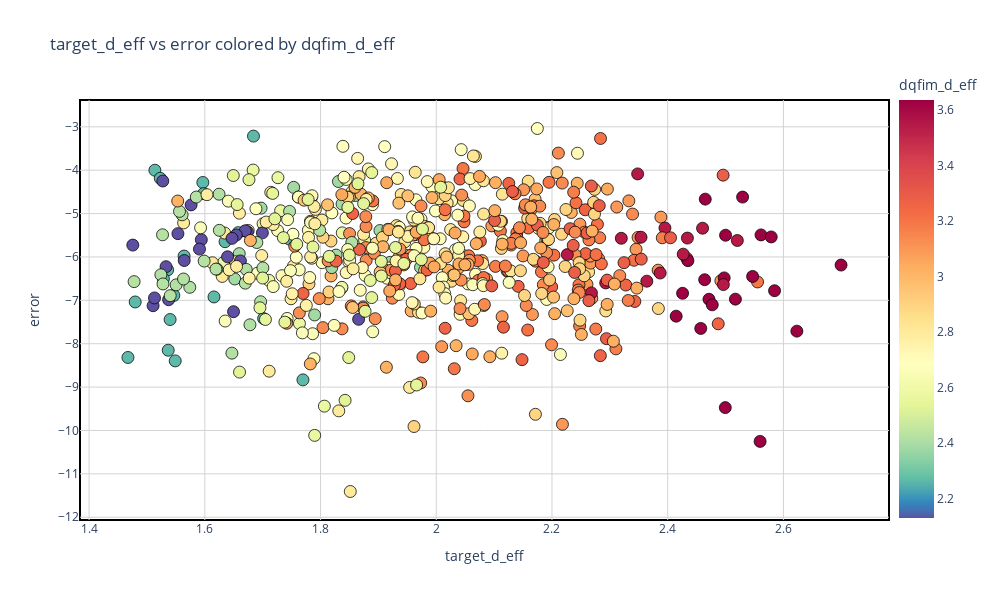

Write notebook code for a chart like this one.
### Code cell
import plotly.express as px
import seaborn as sns
import matplotlib.colors as mcolors
from matplotlib.colors import LinearSegmentedColormap, PowerNorm
# Example of building a custom colormap
n_colors = 100

def plot_two_metrics_with_color(
    df,
    x_qfim_type,
    x_metric,
    y_qfim_type,
    y_metric,
    color_metric,
    title=None,
    add_trendline=True,
    n_colors=256,
    gamma=0.7,
    width=1000,
    height=600
):
    """
    Create a scatter plot comparing two metrics (x and y axes), potentially from 
    different QFIM types, with points colored by a third metric.
    
    If x_qfim_type or y_qfim_type is None, we assume that x_metric or y_metric
    is already a column in df (e.g. "error", "avg_fidelity").

    Parameters
    ----------
    df : pd.DataFrame
        DataFrame with one row per test_key (or per gate) containing QFIM metrics.
    x_qfim_type : str or None
        QFIM type for the x-axis metric (e.g. "GHZ", "basis", "dqfim", "target") 
        or None if x_metric is already a column in df with no prefix.
    x_metric : str
        The metric name for the x-axis (no prefix if x_qfim_type is None).
    y_qfim_type : str or None
        QFIM type for the y-axis metric, or None if y_metric is already a column in df.
    y_metric : str
        The metric name for the y-axis (no prefix if y_qfim_type is None).
    color_metric : str
        The column name (or QFIM metric name) used for coloring the points.
        (If you want to color by a QFIM metric with a prefix, pass the full col name.)
    title : str, optional
        Custom title for the plot. If None, a default is generated.
    add_trendline : bool, optional
        If True, add an Ordinary Least Squares (OLS) trendline across all points.
    n_colors : int, optional
        Number of steps in the custom colormap.
    width, height : int
        Plot width and height in pixels.

    Returns
    -------
    fig : plotly.graph_objects.Figure
        Scatter plot with custom color scale, bounding box, black marker borders, 
        and optional OLS trend line.
    """
    # 1) Construct the full column names for x and y
    if x_qfim_type is not None:
        x_col = f"{x_qfim_type}_{x_metric}"
    else:
        x_col = x_metric  # no prefix

    if y_qfim_type is not None:
        y_col = f"{y_qfim_type}_{y_metric}"
    else:
        y_col = y_metric  # no prefix

    color_col = color_metric  # e.g., "avg_fidelity", or "target_abbas_deff_norm", etc.

    # Ensure required columns exist.
    for col in [x_col, y_col, color_col]:
        if col not in df.columns:
            raise ValueError(f"Column '{col}' not found in the DataFrame.")

    # 2. Subset the DataFrame to only rows that have non-null x and y values.
    df_plot = df[[x_col, y_col, color_col, "test_key"]].dropna()

    # 3. Compute the min and max for the color metric from only the plotted rows.
    data_min = df_plot[color_col].min()
    data_max = df_plot[color_col].max()
    if np.isclose(data_min, data_max):
        data_max = data_min + 1e-12

    # Optionally adjust the lower bound.
    adj_min = data_min - 0.0 * abs(data_min)
    # Print the rows corresponding to the minimum and maximum values.
    min_rows = df_plot[df_plot[color_col] == data_min]
    max_rows = df_plot[df_plot[color_col] == data_max]
    print(f"Color column '{color_col}' minimum value: {data_min}")
    print("Rows corresponding to minimum value:")
    print(min_rows)
    print(f"Color column '{color_col}' maximum value: {data_max}")
    print("Rows corresponding to maximum value:")
    print(max_rows)

    print(f"\nadj_min: {adj_min}")

    # Create a PowerNorm based on the adjusted min and data_max.
    norm = PowerNorm(gamma=gamma, vmin=adj_min, vmax=data_max)
    # Create n_colors evenly spaced values between data_min and data_max.
    values = np.linspace(data_min, data_max, n_colors)
    normed_values = norm(values)
    # Use a reversed Spectral palette from seaborn.
    base_colormap = sns.color_palette("Spectral", as_cmap=True).reversed()
    colors_rgba = base_colormap(normed_values)
    # Build a Matplotlib colormap and convert to a list of hex strings for Plotly.
    custom_cmap = LinearSegmentedColormap.from_list('vibrant', colors_rgba, N=n_colors)
    plotly_color_scale = [mcolors.to_hex(custom_cmap(i)) for i in np.linspace(0, 1, n_colors)]

    # 3) Trend line options
    trendline_option = "ols" if add_trendline else None
    # 4. Create the scatter plot
    #    trendline_scope="overall" forces a single line across the entire dataset.
    fig = px.scatter(
        df,
        x=x_col,
        y=y_col,
        color=color_col,
        # color_continuous_scale='viridis_r',
        color_continuous_scale = plotly_color_scale,
        title=title if title else f"{x_col} vs {y_col} colored by {color_col}",
        hover_data=["test_key"],
        template="plotly_white",
        trendline=trendline_option,
        trendline_scope="overall",
        trendline_color_override="red",
        width=width,
        height=height
    )


    # 5. Marker styling: bigger, black border
    fig.update_traces(
        marker=dict(
            size=12,
            line=dict(width=0.75, color="black"),
            symbol="circle"
        )
    )

    # 6. Adjust color bar: make it the full height of the plot
    fig.update_layout(
        coloraxis_colorbar=dict(
            title=color_col,
            len=1.1,            # 100% of plot height
            thickness=35,       # adjust width of the color bar
            yanchor="middle",   # center it vertically
            x=1.0,             # shift slightly to the right
            y=0.53
        ),
        shapes=[
            dict(
                type="rect",
                xref="paper", yref="paper",
                x0=0, y0=0, x1=1, y1=1,
                line=dict(color="black", width=2),
                layer="below"
            )
        ]
    )
    fig.update_xaxes(
    showgrid=True, 
    gridwidth=1, 
    gridcolor="lightgray"   # or another color
)
    fig.update_yaxes(
        showgrid=True, 
        gridwidth=1, 
        gridcolor="lightgray"
    )
    # fig.update_layout(
    #     coloraxis_colorbar=dict(
    #         title=color_col,
    #         len=1.1,
    #         thickness=35,
    #         y=0.53,            # center vertically
    #         # yanchor="middle",
    #         x=1.0           # shift to the right
    #     ),
    #     shapes=[
    #         dict(
    #             type="rect",
    #             xref="paper", yref="paper",
    #             x0=0, y0=0, x1=1, y1=1,
    #             line=dict(color="black", width=2),
    #             layer="below"
    #         )
    #     ]
    # )

    return fig



fig = plot_two_metrics_with_color(
    df_final,
    x_qfim_type="target",
   
    x_metric="d_eff",
    y_qfim_type=None,
    y_metric="error",
    color_metric="dqfim_d_eff",
    add_trendline=False
)
fig.show() 



# 'basis_spread_metric_mad','basis_trace_normalized_by_rank','basis_var_all_normalized_by_rank'

### Figure 1 — Plotly figure (JSON) as saved in the notebook; plotly's stock layout.template omitted (floating-point values rounded to 4 significant figures; data arrays with more than 128 entries replaced by an {"elided": "..."} marker saying what was removed)
{"data": [{"customdata": {"elided": "620x1 str values"}, "hovertemplate": "target_d_eff=%{x}<br>error=%{y}<br>test_key=%{customdata[0]}<br>dqfim_d_eff=%{marker.color}<extra></extra>", "legendgroup": "", "marker": {"color": {"elided": "620 float values"}, "coloraxis": "coloraxis", "line": {"color": "black", "width": 0.75}, "size": 12, "symbol": "circle"}, "mode": "markers", "name": "", "orientation": "v", "showlegend": false, "type": "scatter", "x": {"elided": "620 float values"}, "xaxis": "x", "y": {"elided": "620 float values"}, "yaxis": "y"}], "layout": {"coloraxis": {"colorbar": {"len": 1.1, "thickness": 35, "title": {"text": "dqfim_d_eff"}, "x": 1, "y": 0.53, "yanchor": "middle"}, "colorscale": {"elided": "256x2 mixed values"}}, "height": 600, "legend": {"tracegroupgap": 0}, "shapes": [{"layer": "below", "line": {"color": "black", "width": 2}, "type": "rect", "x0": 0, "x1": 1, "xref": "paper", "y0": 0, "y1": 1, "yref": "paper"}], "title": {"text": "target_d_eff vs error colored by dqfim_d_eff"}, "width": 1000, "xaxis": {"anchor": "y", "domain": [0, 1], "gridcolor": "lightgray", "gridwidth": 1, "showgrid": true, "title": {"text": "target_d_eff"}}, "yaxis": {"anchor": "x", "domain": [0, 1], "gridcolor": "lightgray", "gridwidth": 1, "showgrid": true, "title": {"text": "error"}}}}
